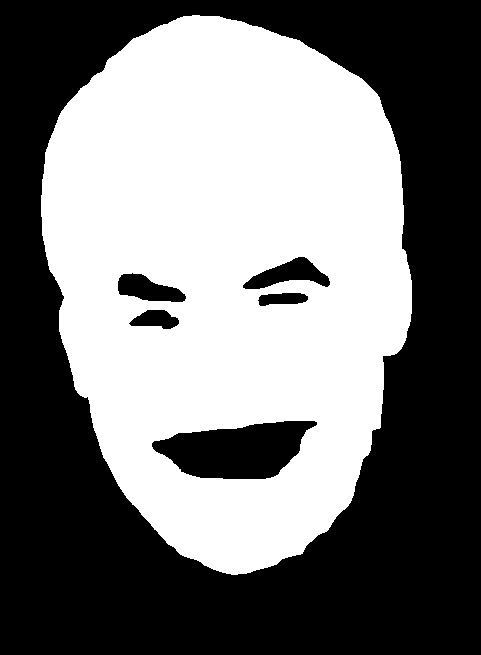
#> input picture art-src/adobe/PB-chad-4-headmask.png, 481 x 655 px, given in place of bill-1-cutout.png, which was not available
$ python make_heads.py
#> lines starting #> are read from the running program, lines starting #| are printed output that depends on the picture; after the words box and inside, x2 and y2 are one past the last pixel; in counts of white or black regions, pixels touching at a corner belong together
#> in build, cut is the input picture: PIL image 481x655 RGBA; mean R, G, B, A 119.7, 119.7, 119.7, 255
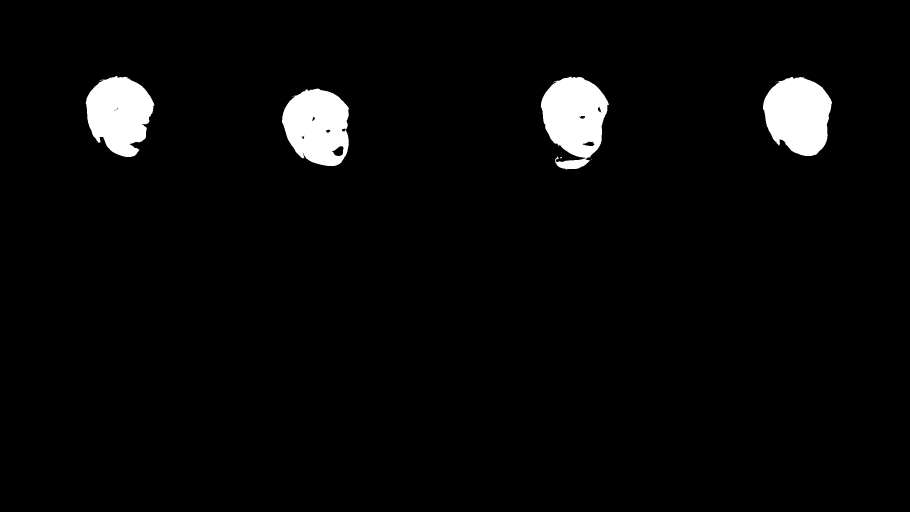
#> input picture art-src/adobe/PB1a-chad-standing-headmask.png, 2730 x 1536 px, given in place of bill-1-headmask.png, which was not available (shown at 1/3 size)
"""Build Bill's photo-head sprites from Adobe outputs.

Inputs (art-src/adobe): bill-N-cutout.png  (background removed, RGBA)
                        bill-N-headmask.png (hair + face + beard + ears selection)
Output (src/assets/bill): one "sticker" picture (saved as WebP) per expression - the head only,
with a white cut-paper border and a soft drop shadow. The head itself is
always HEAD_H pixels tall, centred in the image.

Run:  python tools/make_heads.py      (needs pillow, numpy, opencv-python-headless)
"""
import os
import cv2
import numpy as np
from PIL import Image
from shrink_assets import save_webp

ROOT = os.path.dirname(os.path.dirname(os.path.abspath(__file__)))
SRC = os.path.join(ROOT, "art-src", "adobe")
OUT = os.path.join(ROOT, "src", "assets", "bill")

# name -> source photo number
HEADS = {"glare": 1, "sideeye": 2, "grin": 3}
HEAD_H = 400          # head height in px before the border is added
BORDER = 12           # white cut-paper border
SHADOW = (9, 13, 7.0, 0.42)   # dx, dy, blur sigma, opacity
PAD = 48              # transparent margin on every side (room for the shadow)


def mask_channel(im):
    """The selection may live in alpha or in luminance; pick whichever varies."""
    a = np.asarray(im.convert("RGBA"), dtype=np.float32) / 255.0
    alpha, lum = a[..., 3], a[..., :3].mean(axis=2)
#> alpha: shape (1536, 2730) float32; every value is 1
#> lum: shape (1536, 2730) float32; values 0 (black) and 1 (white), 3.5% white; 12 white regions (8 under 20 px), largest, box (x1, y1, x2, y2) and area: (1622, 230, 1827, 508) 38022, (2289, 230, 2496, 468) 36786, (846, 266, 1048, 498) 35441, (257, 228, 463, 471) 35320
    return alpha if alpha.std() > 0.01 else lum


def largest_component(binary):
    n, labels, stats, _ = cv2.connectedComponentsWithStats(binary.astype(np.uint8), 8)
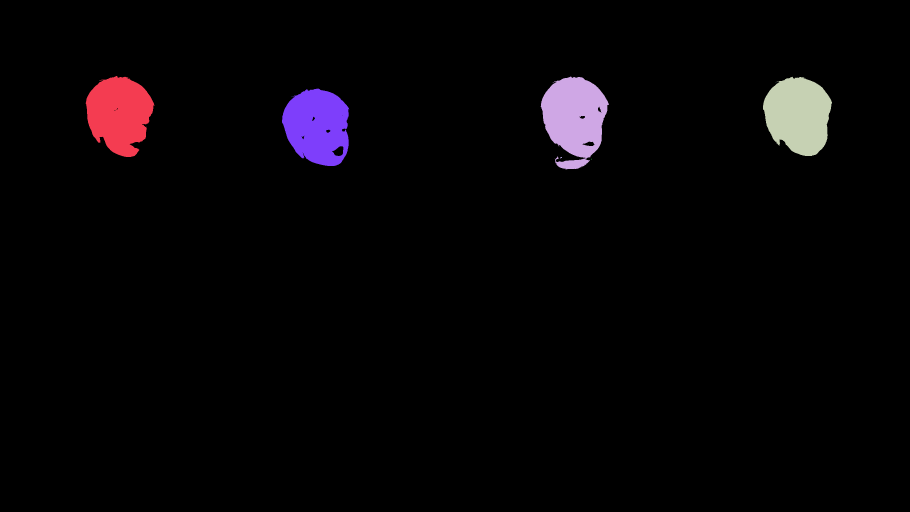
#> labels: shape (1536, 2730) int32 (shown at 1/3 size); 13 distinct labels, from 0 to 12; one colour per label, 0 black
#> n = 13; stats = 13 rows, first 6: [0, 0, 2730, 1536, 4047684], [257, 228, 206, 243, 35320], [1622, 230, 205, 278, 38022], [2289, 230, 207, 238, 36786], [297, 242, 1, 1, 1], [2325, 247, 1, 1, 1]
    if n <= 1:
        return binary
    keep = 1 + int(np.argmax(stats[1:, cv2.CC_STAT_AREA]))
#> keep = 2
    return labels == keep
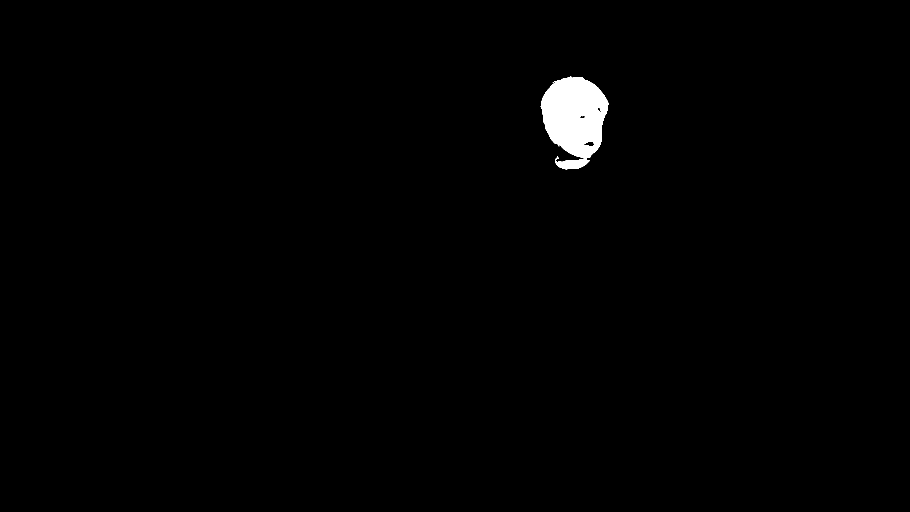
#> returned value: shape (1536, 2730) bool (shown at 1/3 size); 0.91% white; 1 white region


def fill_holes(binary):
    contours, _ = cv2.findContours(binary.astype(np.uint8), cv2.RETR_EXTERNAL, cv2.CHAIN_APPROX_NONE)
#> contours = 1 contour; box (x1, y1, x2, y2) and area: (1622, 230, 1827, 508) 38044
    filled = np.zeros(binary.shape, np.uint8)
    cv2.drawContours(filled, contours, -1, 1, thickness=cv2.FILLED)
#> filled: shape (1536, 2730); values 0 (black) and 1 (white), 0.92% white; 1 white region, box (x1, y1, x2, y2) and area: (1622, 230, 1827, 508) 38509
    return filled.astype(bool)


def build(name, n):
    cut = Image.open(os.path.join(SRC, f"bill-{n}-cutout.png")).convert("RGBA")
    sel = mask_channel(Image.open(os.path.join(SRC, f"bill-{n}-headmask.png")))
    rgba = np.asarray(cut, dtype=np.float32) / 255.0

    solid = largest_component(sel > 0.5)
    solid = fill_holes(solid)
    k = cv2.getStructuringElement(cv2.MORPH_ELLIPSE, (9, 9))
    solid = cv2.morphologyEx(solid.astype(np.uint8), cv2.MORPH_CLOSE, k).astype(bool)
#> solid: shape (1536, 2730) bool; 0.92% white; 1 white region, box (x1, y1, x2, y2) and area: (1622, 230, 1827, 508) 38697
    soft = cv2.GaussianBlur(solid.astype(np.float32), (0, 0), 1.6)
#> (the run stopped early here; a loop or call above may not have finished)
